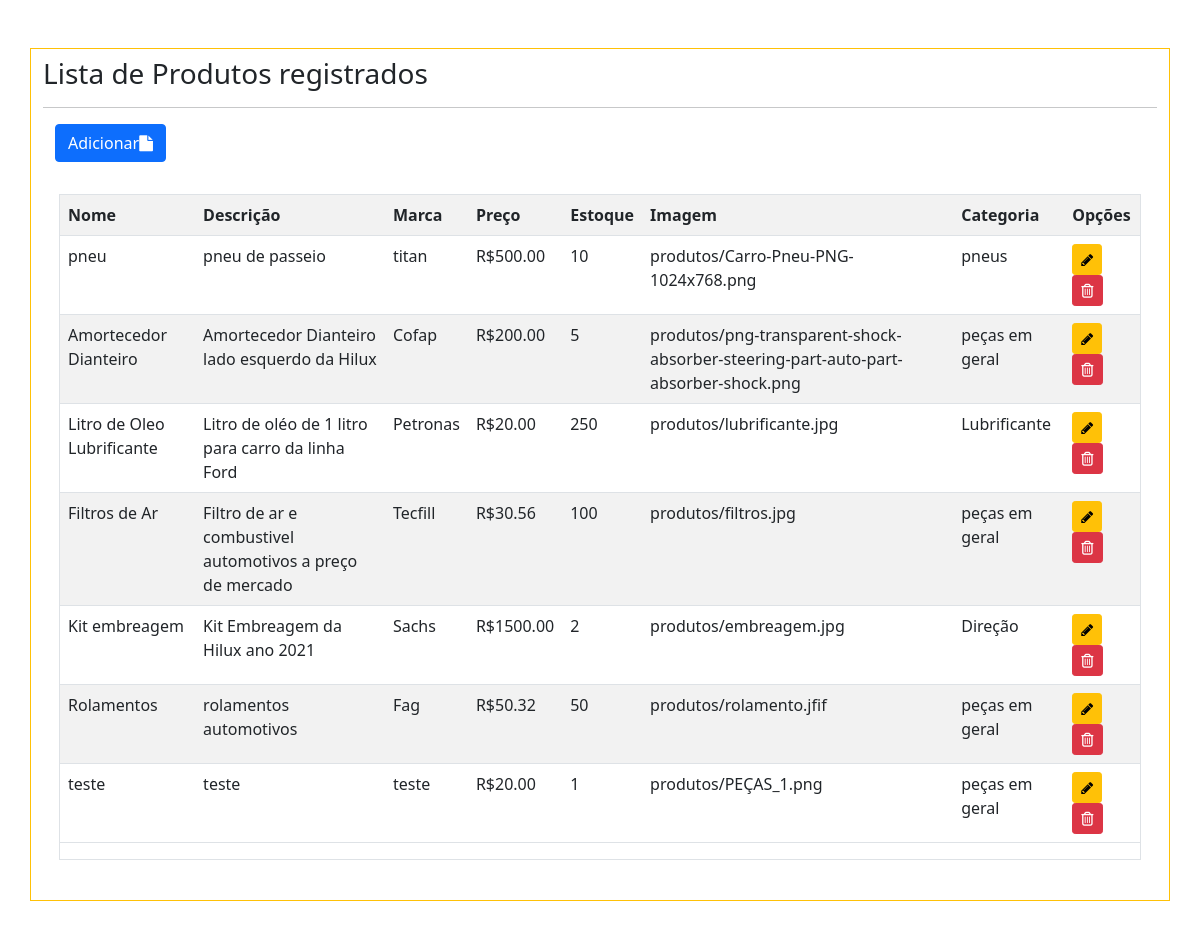
The app's page /listagem/produtos/ (signed in) with its own data.
### aplicacao/models.py (models this page shows, shortened)
class Base(models.Model):
    criado = models.DateField(verbose_name='Data de Criação', auto_now_add=True)
    modificado = models.DateField(verbose_name='Data de Modificação', auto_now=True)
    ativo = models.BooleanField(default=True)
    class Meta:
        abstract = True

class Produto(Base):
    nome = models.CharField(max_length=100)
    descricao = models.TextField(verbose_name='Descrição')
    marca = models.CharField(max_length=100)
    preco = models.DecimalField(verbose_name='Preço', max_digits=8, decimal_places=2)
    estoque = models.IntegerField()
    imagem = models.ImageField(upload_to='produtos')
    slug = models.SlugField(max_length=255, unique=True, blank=True)
    categoria = models.ForeignKey(Categoria, on_delete=models.CASCADE)

class Categoria(Base):
    nome = models.CharField(max_length=100)
    def __str__(self):
        return self.nome

### aplicacao/views.py (the view)
# urls.py: path('listagem/produtos/', ProdutoListagemListView.as_view(), name='listagem-produto'),
class ProdutoListagemListView(LoginRequiredMixin, ListView):
    model = Produto
    template_name = 'aplicacao/list/list-produto.html'

### aplicacao/templates/aplicacao/list/list-produto.html (shortened to what this page needs)
{% extends 'paginas/base.html' %}
{% load static %}
{% load crispy_forms_tags %}
{% block conteudo %}
<div class="container py-2 my-5 border border-warning">
    <h3>Lista de Produtos registrados</h3>
    <hr>
    <div class="container">
        <div class="row">
            <div class="col text-left">
                <a href="{% url 'cadastrar-produto' %}" class="btn btn-primary" title="adicionar">Adicionar<i class="fa fa-file"></i> </a>
            </div>
        </div>
    </div>
    <div class="container p-3 my-3 ">
        <div class="table-responsive border">
            <table class="table table-striped">
                <tr>
                    <th>Nome</th>
                    <th>Descrição</th>
                    <th>Marca</th>
                    <th>Preço</th>
                    <th>Estoque</th>
                    <th>Imagem</th>
                    <th>Categoria</th>
                    <th>Opções</th>
                </tr>
                {% for produto in object_list %}
                <tr>
                    <td>{{produto.nome}}</td>
                    <td>{{ produto.descricao}}</td>
                    <td>{{ produto.marca}}</td>
                    <td>R${{ produto.preco}}</td>
                    <td>{{ produto.estoque}}</td>
                    <td>{{ produto.imagem}}</td>
                    <td>{{ produto.categoria}}</td>
                    <td>
                        <a href="{% url 'produto-update' produto.pk %}" class="btn btn-warning btn-sm" title="Editar"><i class="fa fa-pencil" aria-hidden="true"></i></a>
                        <a href="{% url 'deletar-produto' produto.pk %}" class="btn btn-danger btn-sm" title="excluir"><i class="fa fa-trash-o"></i></a>
                    </td>
                </tr>
                {% empty %}
                <tr>
                    <td colspan="3">Nenhum Produto registrado!</td>
                </tr>
                {% endfor %}
            </table>
        </div>
    </div>
</div>
{% endblock %}

### records on screen
Produto: nome "pneu", descricao "pneu de passeio", marca "titan", preco "500.00", estoque "10", imagem "produtos/Carro-Pneu-PNG-1024x768.png", categoria "pneus"
Produto: nome "Amortecedor Dianteiro", descricao "Amortecedor Dianteiro lado esquerdo da Hilux", marca "Cofap", preco "200.00", estoque "5", imagem "produtos/png-transparent-shock-absorber-steering-part-auto-part-absorber-shock.png", categoria "peças em geral"
Produto: nome "Litro de Oleo Lubrificante", descricao "Litro de oléo de 1 litro para carro da linha Ford", marca "Petronas", preco "20.00", estoque "250", imagem "produtos/lubrificante.jpg", categoria "Lubrificante"
Produto: nome "Filtros de Ar", descricao "Filtro de ar e combustivel automotivos a preço de mercado", marca "Tecfill", preco "30.56", estoque "100", imagem "produtos/filtros.jpg", categoria "peças em geral"
Produto: nome "Kit embreagem", descricao "Kit Embreagem da Hilux ano 2021", marca "Sachs", preco "1500.00", estoque "2", imagem "produtos/embreagem.jpg", categoria "Direção"
Produto: nome "Rolamentos", descricao "rolamentos automotivos", marca "Fag", preco "50.32", estoque "50", imagem "produtos/rolamento.jfif", categoria "peças em geral"
Produto: nome "teste", descricao "teste", marca "teste", preco "20.00", estoque "1", imagem "produtos/PEÇAS_1.png", categoria "peças em geral"
